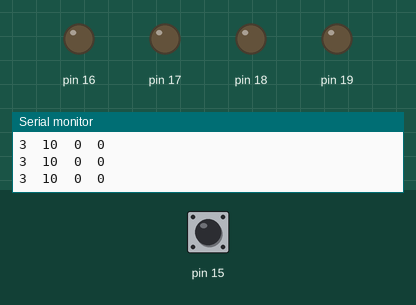
Recording of a sketch running on a simulated Arduino Uno, built with avr-gcc and run on an emulated ATmega328P. On the bench: output pins drawn as LEDs (lit = HIGH), the last lines printed to the serial monitor. Dashed ring = blinking. The inputs (shaded band) are chosen by the test bench; at power-on: pin 15 HIGH.

Above: at 1.2 s.
1.3 s: pin 15 pulled LOW for 0.15 s
At 1.38 s:
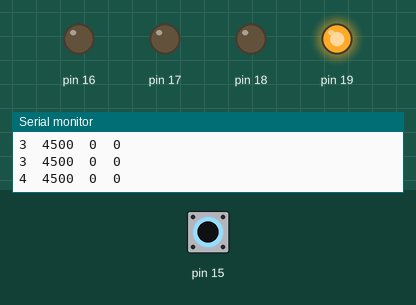
2.9 s: pin 15 pulled LOW for 1 s
At 4.7 s:
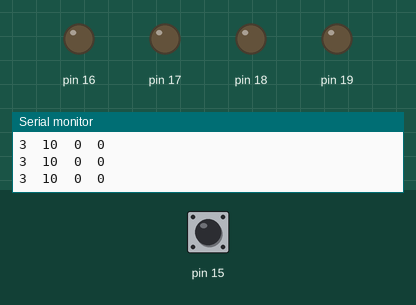
6.9 s: pin 15 pulled LOW for 3.2 s
At 7.9 s:
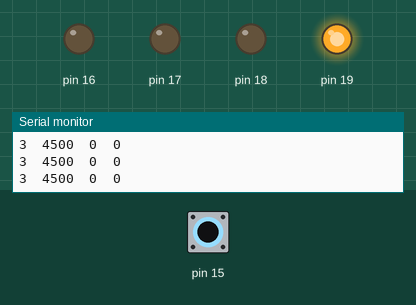
11.6 s: pin 15 pulsed LOW 2 times (0.12 s each, 0.3 s apart)
At 11.66 s:
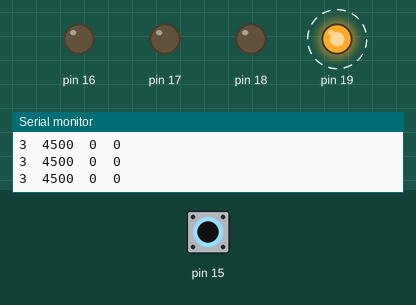
15.2 s: pin 15 driven LOW
At 16.5 s:
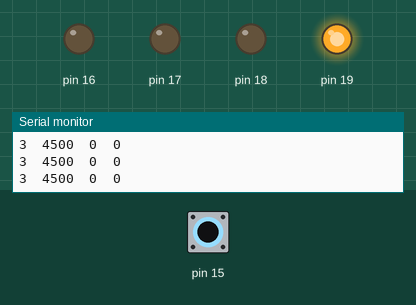
18.2 s: pin 15 driven HIGH
At 18.7 s:
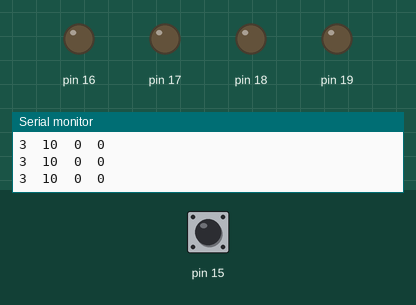
Timing chart, 0 to 21.2 s (numbered marks = the images above; inputs shaded):
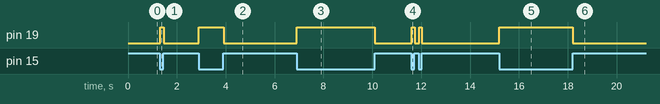

The sketch:

CapacitiveSensorSketch.ino
```cpp
#include <CapacitiveSensor.h>

/*
 * CapitiveSense Library Demo Sketch
 * Paul Badger 2008
 * Uses a high value resistor e.g. 10M between send pin and receive pin
 * Resistor effects sensitivity, experiment with values, 50K - 50M. Larger resistor values yield larger sensor values.
 * Receive pin is the sensor pin - try different amounts of foil/metal on this pin
 */


//CapacitiveSensor   cs_4_2 = CapacitiveSensor(4,2);        // 10M resistor between pins 4 & 2, pin 2 is sensor pin, add a wire and or foil if desired
//CapacitiveSensor   cs_4_6 = CapacitiveSensor(4,6);        // 10M resistor between pins 4 & 6, pin 6 is sensor pin, add a wire and or foil
//CapacitiveSensor   cs_4_8 = CapacitiveSensor(4,8);        // 10M resistor between pins 4 & 8, pin 8 is sensor pin, add a wire and or foil
CapacitiveSensor   cs_4_2 = CapacitiveSensor(14,15);

void setup()
{
  pinMode(14+0,OUTPUT);
  pinMode(14+1,OUTPUT);
  pinMode(14+2,OUTPUT);
  pinMode(14+3,OUTPUT);
  pinMode(14+4,OUTPUT);
  pinMode(14+5,OUTPUT);
   cs_4_2.set_CS_AutocaL_Millis(0xFFFFFFFF);     // turn off autocalibrate on channel 1 - just as an example
   Serial.begin(9600);
}

void loop()
{
    long start = millis();
    long total1 =  cs_4_2.capacitiveSensor(30);
    long total2 =  0; //cs_4_6.capacitiveSensor(30);
    long total3 =  0; //cs_4_8.capacitiveSensor(30);

    Serial.print(millis() - start);        // check on performance in milliseconds
    Serial.print("\t");                    // tab character for debug windown spacing

    Serial.print(total1);                  // print sensor output 1
    Serial.print("\t");
    Serial.print(total2);                  // print sensor output 2
    Serial.print("\t");
    Serial.println(total3);                // print sensor output 3
    if (total1<200) digitalWrite(14+5,LOW);
    if (total1>200) digitalWrite(14+5,HIGH);

    delay(10);                             // arbitrary delay to limit data to serial port
}
```

Measured:
- after the input at 1.3 s, pin 19: LOW → HIGH at once, → LOW 0.15 s later
- after the input at 2.9 s, pin 19: LOW → HIGH at once, → LOW 1.0 s later
- after the input at 6.9 s, pin 19: LOW → HIGH at once, → LOW 3.2 s later
- after the input at 11.6 s, pin 19: alternates HIGH for 0.11 s and LOW for 0.19 s, 4 changes in all, then stays LOW, starting at once
- after the input at 15.2 s, pin 19: LOW → HIGH at once
- after the input at 18.2 s, pin 19: HIGH → LOW at once
